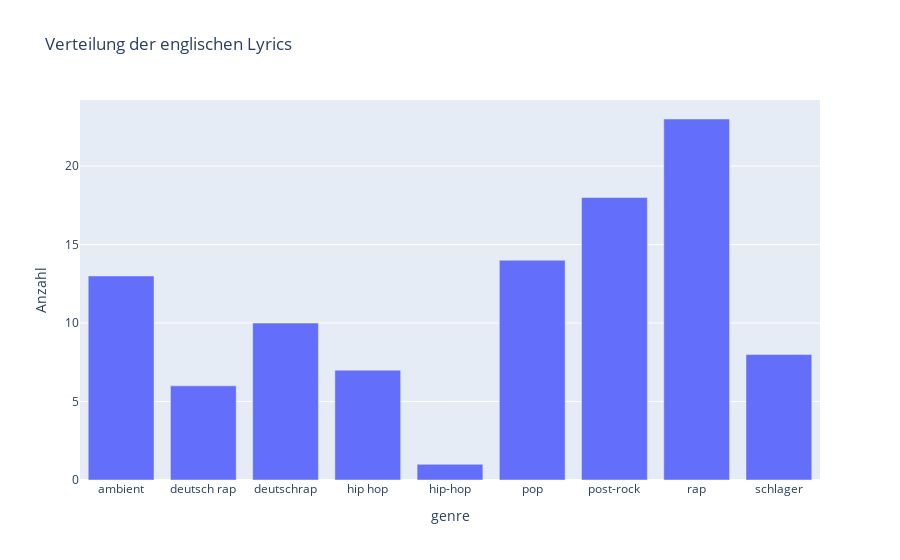

The code cell stored with this chart in its notebook:
### Code cell
eng_genre_count = pd.DataFrame(results).groupby(['genre']).size().reset_index(name='count')

fig = px.bar(eng_genre_count, x='genre', y='count', title='Verteilung der englischen Lyrics',
             labels={'count': 'Anzahl'})

fig.show()

fig.write_html("../images/eng_lyrics.html")

### Figure 1 — Plotly figure (JSON) as saved in the notebook; plotly's stock layout.template omitted (floating-point values rounded to 4 significant figures)
{"data": [{"alignmentgroup": "True", "hovertemplate": "genre=%{x}<br>Anzahl=%{y}<extra></extra>", "legendgroup": "", "marker": {"color": "#636efa", "pattern": {"shape": ""}}, "name": "", "offsetgroup": "", "orientation": "v", "showlegend": false, "textposition": "auto", "type": "bar", "x": ["ambient", "deutsch rap", "deutschrap", "hip hop", "hip-hop", "pop", "post-rock", "rap", "schlager"], "xaxis": "x", "y": [13, 6, 10, 7, 1, 14, 18, 23, 8], "yaxis": "y"}], "layout": {"barmode": "relative", "legend": {"tracegroupgap": 0}, "title": {"text": "Verteilung der englischen Lyrics"}, "xaxis": {"anchor": "y", "domain": [0, 1], "title": {"text": "genre"}}, "yaxis": {"anchor": "x", "domain": [0, 1], "title": {"text": "Anzahl"}}}}
